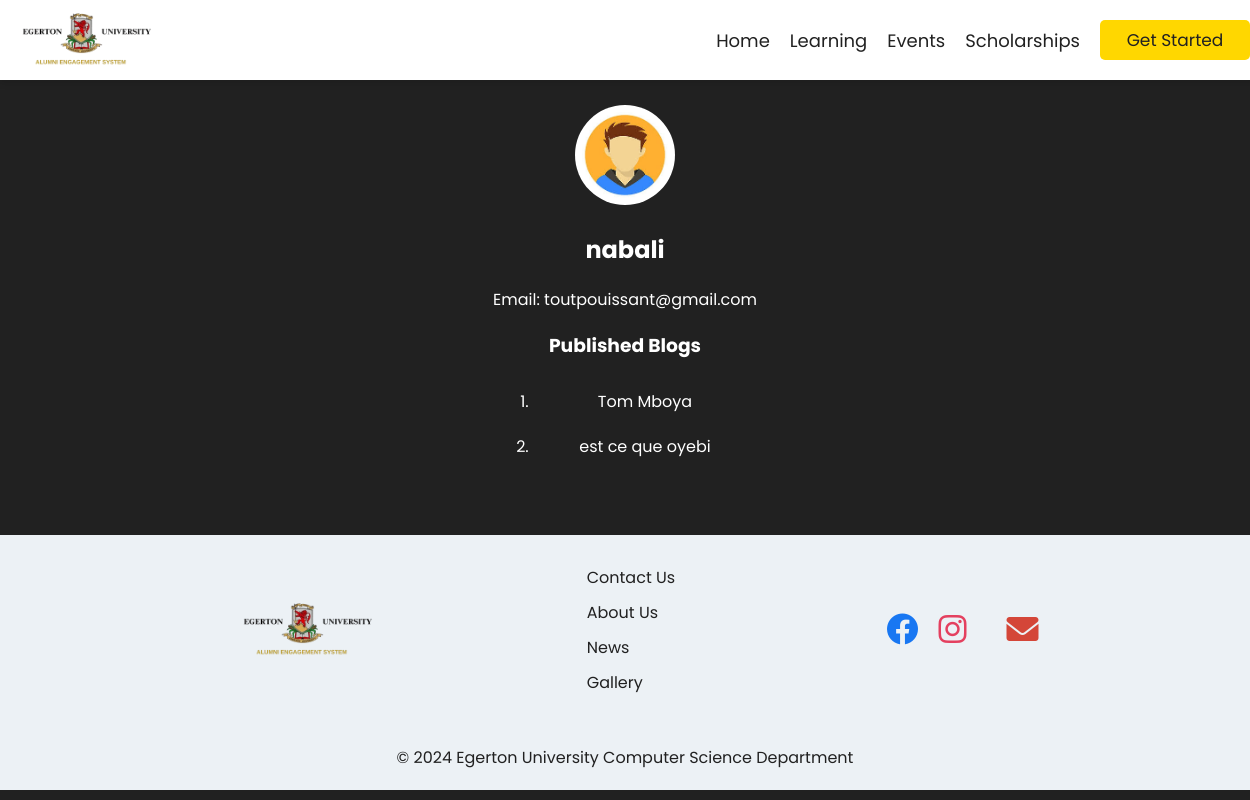
The page /user/3 on the database its author committed.
### website/models.py (models this page shows, shortened)
class User(db.Model , UserMixin):
    id = db.Column(db.Integer, primary_key = True)
    username = db.Column(db.String(60))
    regno = db.Column(db.String(20))
    year_of_study = db.Column(db.Integer)
    email_address = db.Column(db.String(50))
    password_hash = db.Column(db.String(500))
    date_joined = db.Column(db.DateTime(), default  = datetime.utcnow)
    blogs = db.relationship('Blog', backref='author', lazy=True)

class Blog(db.Model):
    id = db.Column(db.Integer, primary_key = True)
    title = db.Column(db.String(100))
    body = db.Column(db.String(1000))
    image = db.Column(db.String(1000))
    date_posted = db.Column(db.DateTime, default = datetime.utcnow)
    user_id = db.Column(db.Integer, db.ForeignKey('user.id') , nullable = False)

### website/views.py (the view)
@views.route('/user/<int:user_id>')
def user_profile(user_id):
    user = User.query.get_or_404(user_id)  # Fetch user details
    blogs = Blog.query.filter_by(user_id=user.id).all()  # Get user blogs
    return render_template('blogger.html', user=user, blogs=blogs)

### website/templates/blogger.html (shortened to what this page needs)
{% extends 'base.html' %}
{% block body %}
<div class="profile-container">
    <img src="../static/images/avatar2.jpeg"
         alt="{{ user.username }}" class="profile-pic-large">
    <h2>{{ user.username }}</h2>
    <p>Email: {{ user.email_address }}</p>
    <h3>Published Blogs</h3>
    <ol>
        {% for blog in blogs %}
        <li style="padding: 10px;"><a href="{{ url_for('views.blog_detail', blog_id=blog.id) }}">{{ blog.title }}</a></li>
        {% else %}
        <p>No blogs published yet.</p>
        {% endfor %}
    </ol>
</div>
{% endblock %}

### website/static/src/input.css (style rules this page uses)
body { position: relative; color: #ffffff; box-sizing: border-box; font-family: 'Poppins', sans-serif; background-color: #212121; margin: 0; display: flex; flex-direction: column; min-height: 100vh; }
a { text-decoration: none; color: inherit; }

### website/templates/blogger.html (style rules this page uses)
.profile-container { text-align: center; max-width: 600px; margin: auto; }
.profile-pic-large { width: 100px; height: 100px; border-radius: 50%; }

### rows shown on the page
User: username "nabali", email_address "toutpouissant@gmail.com"
Blog: title "Tom Mboya"
Blog: title "est ce que oyebi"
